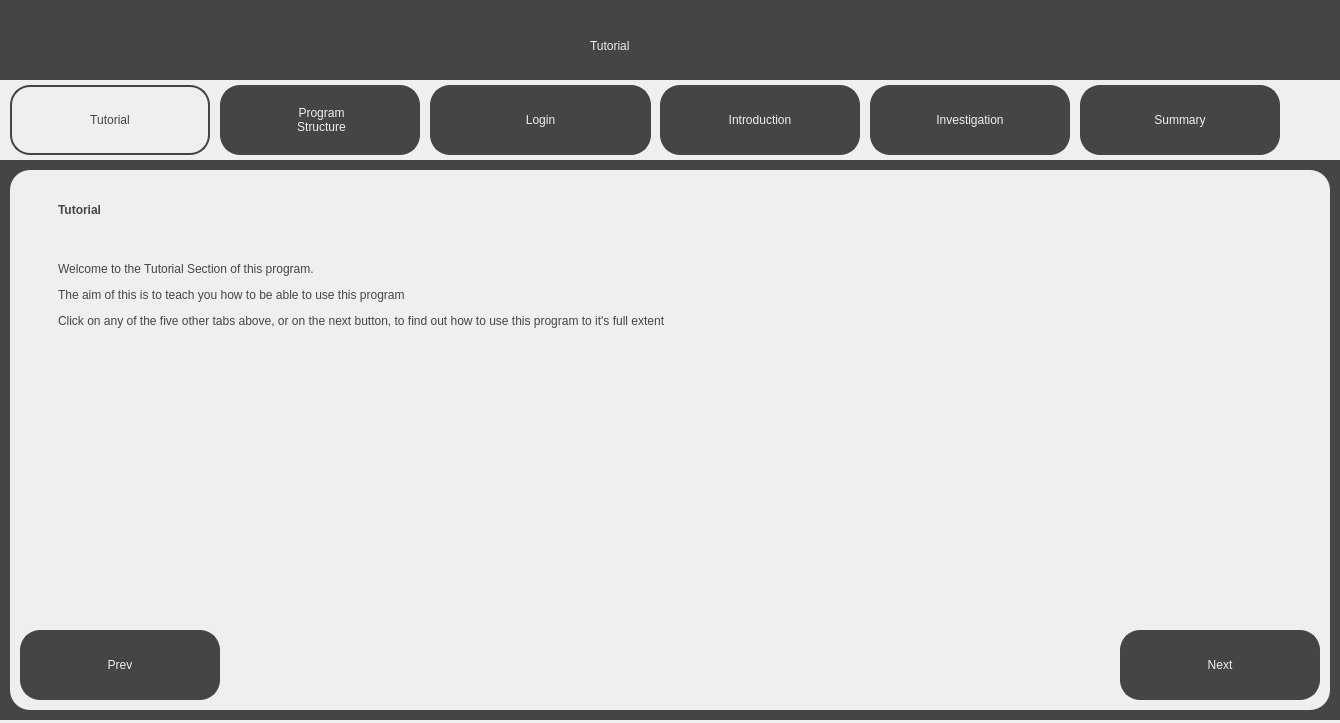
<?xml version="1.0" encoding="UTF-8"?>
<ui version="4.0">
 <class>TutorialScreen</class>
 <widget class="QDialog" name="TutorialScreen">
  <property name="geometry">
   <rect>
    <x>0</x>
    <y>0</y>
    <width>1340</width>
    <height>723</height>
   </rect>
  </property>
  <property name="windowTitle">
   <string>Visualising the Riemann Hypothesis - Tutorial</string>
  </property>
  <property name="sizeGripEnabled">
   <bool>false</bool>
  </property>
  <widget class="QWidget" name="widget" native="true">
   <property name="geometry">
    <rect>
     <x>0</x>
     <y>0</y>
     <width>1340</width>
     <height>720</height>
    </rect>
   </property>
   <property name="styleSheet">
    <string notr="true">background-color: rgb(69, 69, 69);</string>
   </property>
   <widget class="QLabel" name="Title">
    <property name="geometry">
     <rect>
      <x>590</x>
      <y>20</y>
      <width>161</width>
      <height>51</height>
     </rect>
    </property>
    <property name="styleSheet">
     <string notr="true">font: 36pt &quot;Sans Serif&quot;; color:rgb(239, 239, 239)</string>
    </property>
    <property name="text">
     <string>Tutorial</string>
    </property>
   </widget>
   <widget class="QWidget" name="TabBar" native="true">
    <property name="geometry">
     <rect>
      <x>0</x>
      <y>80</y>
      <width>1340</width>
      <height>80</height>
     </rect>
    </property>
    <property name="styleSheet">
     <string notr="true">background-color: rgb(239, 239, 239);</string>
    </property>
    <widget class="QPushButton" name="TutorialTab">
     <property name="geometry">
      <rect>
       <x>10</x>
       <y>5</y>
       <width>200</width>
       <height>70</height>
      </rect>
     </property>
     <property name="cursor">
      <cursorShape>PointingHandCursor</cursorShape>
     </property>
     <property name="styleSheet">
      <string notr="true">border: 2px solid;
border-radius: 20px;
border-color:rgb(69, 69, 69);
background-color: rgb(239, 239, 239);
font: 18pt &quot;Sans Serif&quot;; color:rgb(69, 69, 69);
</string>
     </property>
     <property name="text">
      <string>Tutorial</string>
     </property>
    </widget>
    <widget class="QPushButton" name="LoginTab">
     <property name="geometry">
      <rect>
       <x>430</x>
       <y>5</y>
       <width>221</width>
       <height>70</height>
      </rect>
     </property>
     <property name="cursor">
      <cursorShape>PointingHandCursor</cursorShape>
     </property>
     <property name="styleSheet">
      <string notr="true">border: 2px solid;
border-radius: 20px;
border-color:rgb(69, 69, 69);
background-color: rgb(69, 69, 69);
font: 18pt &quot;Sans Serif&quot;; color:rgb(239, 239, 239);
</string>
     </property>
     <property name="text">
      <string>Login</string>
     </property>
    </widget>
    <widget class="QPushButton" name="IntroductionTab">
     <property name="geometry">
      <rect>
       <x>660</x>
       <y>5</y>
       <width>200</width>
       <height>70</height>
      </rect>
     </property>
     <property name="cursor">
      <cursorShape>PointingHandCursor</cursorShape>
     </property>
     <property name="styleSheet">
      <string notr="true">border: 2px solid;
border-radius: 20px;
border-color:rgb(69, 69, 69);
background-color: rgb(69, 69, 69);
font: 18pt &quot;Sans Serif&quot;; color:rgb(239, 239, 239);
</string>
     </property>
     <property name="text">
      <string>Introduction</string>
     </property>
    </widget>
    <widget class="QPushButton" name="InvestigationTab">
     <property name="geometry">
      <rect>
       <x>870</x>
       <y>5</y>
       <width>200</width>
       <height>70</height>
      </rect>
     </property>
     <property name="cursor">
      <cursorShape>PointingHandCursor</cursorShape>
     </property>
     <property name="styleSheet">
      <string notr="true">border: 2px solid;
border-radius: 20px;
border-color:rgb(69, 69, 69);
background-color: rgb(69, 69, 69);
font: 18pt &quot;Sans Serif&quot;; color:rgb(239, 239, 239);
</string>
     </property>
     <property name="text">
      <string>Investigation</string>
     </property>
    </widget>
    <widget class="QPushButton" name="SummaryTab">
     <property name="geometry">
      <rect>
       <x>1080</x>
       <y>5</y>
       <width>200</width>
       <height>70</height>
      </rect>
     </property>
     <property name="cursor">
      <cursorShape>PointingHandCursor</cursorShape>
     </property>
     <property name="styleSheet">
      <string notr="true">border: 2px solid;
border-radius: 20px;
border-color:rgb(69, 69, 69);
background-color: rgb(69, 69, 69);
font: 18pt &quot;Sans Serif&quot;; color:rgb(239, 239, 239);
</string>
     </property>
     <property name="text">
      <string>Summary</string>
     </property>
    </widget>
    <widget class="QPushButton" name="ProgramStructureTab">
     <property name="geometry">
      <rect>
       <x>220</x>
       <y>5</y>
       <width>200</width>
       <height>70</height>
      </rect>
     </property>
     <property name="cursor">
      <cursorShape>PointingHandCursor</cursorShape>
     </property>
     <property name="styleSheet">
      <string notr="true">border-radius: 20px;
background-color: rgba(0, 0, 0, 0);
font: 18pt &quot;Sans Serif&quot;;
</string>
     </property>
     <property name="text">
      <string/>
     </property>
    </widget>
    <widget class="QLabel" name="ProgramStructureLabel">
     <property name="geometry">
      <rect>
       <x>220</x>
       <y>5</y>
       <width>200</width>
       <height>70</height>
      </rect>
     </property>
     <property name="styleSheet">
      <string notr="true">border: 2px solid;
border-radius: 20px;
border-color:rgb(69, 69, 69);
background-color: rgb(69, 69, 69);
font: 18pt &quot;Sans Serif&quot;; color:rgb(239, 239, 239);
</string>
     </property>
     <property name="text">
      <string>&lt;html&gt;&lt;head/&gt;&lt;body&gt;&lt;p align=&quot;center&quot;&gt;Program&lt;br/&gt;Structure&lt;/p&gt;&lt;/body&gt;&lt;/html&gt;</string>
     </property>
    </widget>
    <zorder>TutorialTab</zorder>
    <zorder>LoginTab</zorder>
    <zorder>IntroductionTab</zorder>
    <zorder>InvestigationTab</zorder>
    <zorder>SummaryTab</zorder>
    <zorder>ProgramStructureLabel</zorder>
    <zorder>ProgramStructureTab</zorder>
   </widget>
   <widget class="QWidget" name="MainWidget" native="true">
    <property name="geometry">
     <rect>
      <x>10</x>
      <y>170</y>
      <width>1320</width>
      <height>540</height>
     </rect>
    </property>
    <property name="styleSheet">
     <string notr="true">background-color: rgb(239, 239, 239);
border-radius: 20px;</string>
    </property>
    <widget class="QPushButton" name="PrevButton">
     <property name="geometry">
      <rect>
       <x>10</x>
       <y>460</y>
       <width>200</width>
       <height>70</height>
      </rect>
     </property>
     <property name="cursor">
      <cursorShape>PointingHandCursor</cursorShape>
     </property>
     <property name="styleSheet">
      <string notr="true">border: 2px solid;
border-radius: 20px;
border-color:rgb(69, 69, 69);
background-color: rgb(69, 69, 69);
font: 18pt &quot;Sans Serif&quot;; color:rgb(239, 239, 239);
</string>
     </property>
     <property name="text">
      <string>Prev</string>
     </property>
    </widget>
    <widget class="QPushButton" name="NextButton">
     <property name="geometry">
      <rect>
       <x>1110</x>
       <y>460</y>
       <width>200</width>
       <height>70</height>
      </rect>
     </property>
     <property name="cursor">
      <cursorShape>PointingHandCursor</cursorShape>
     </property>
     <property name="styleSheet">
      <string notr="true">border: 2px solid;
border-radius: 20px;
border-color:rgb(69, 69, 69);
background-color: rgb(69, 69, 69);
font: 18pt &quot;Sans Serif&quot;; color:rgb(239, 239, 239);
</string>
     </property>
     <property name="text">
      <string>Next</string>
     </property>
    </widget>
    <widget class="QLabel" name="SubTitleText">
     <property name="geometry">
      <rect>
       <x>40</x>
       <y>20</y>
       <width>681</width>
       <height>41</height>
      </rect>
     </property>
     <property name="styleSheet">
      <string notr="true">font: 25pt &quot;Sans Serif&quot;; color:rgb(69, 69, 69);
background-color: rgb(239, 239, 239); padding: 5px;</string>
     </property>
     <property name="text">
      <string>&lt;html&gt;&lt;head/&gt;&lt;body&gt;&lt;p&gt;&lt;span style=&quot; font-weight:600;&quot;&gt;Tutorial&lt;/span&gt;&lt;/p&gt;&lt;/body&gt;&lt;/html&gt;</string>
     </property>
    </widget>
    <widget class="QLabel" name="MainText">
     <property name="geometry">
      <rect>
       <x>40</x>
       <y>80</y>
       <width>1251</width>
       <height>91</height>
      </rect>
     </property>
     <property name="styleSheet">
      <string notr="true">font: 13pt &quot;Sans Serif&quot;; color:rgb(69, 69, 69);
background-color: rgb(239, 239, 239); padding: 5px;</string>
     </property>
     <property name="text">
      <string>&lt;html&gt;&lt;head/&gt;&lt;body&gt;&lt;p&gt;Welcome to the Tutorial Section of this program.&lt;/p&gt;&lt;p&gt;The aim of this is to teach you how to be able to use this program&lt;/p&gt;&lt;p&gt;Click on any of the five other tabs above, or on the next button, to find out how to use this program to it's full extent&lt;/p&gt;&lt;/body&gt;&lt;/html&gt;</string>
     </property>
     <property name="wordWrap">
      <bool>true</bool>
     </property>
    </widget>
   </widget>
  </widget>
 </widget>
 <resources/>
 <connections/>
</ui>
